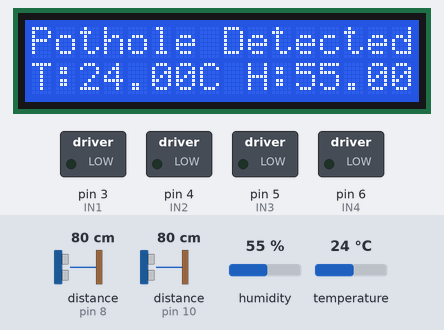
Bench run of a sketch on a simulated Arduino Uno, built with avr-gcc and run on an emulated ATmega328P. Shown: 16×2 character LCD, switched loads named in the sketch (green lamp = pin HIGH). Wiring (inferred from the names in the program): 2 × ultrasonic range finder: trigger pin 7, echo pin 8 / trigger pin 9, echo pin 10. The inputs (shaded band) are chosen by the test bench; at power-on: distance to the obstacle (sensors on pin 8, pin 10) 80 cm, temperature 24 °C, humidity 55 %. The echo pulse lasts 58.3 µs per cm; pins used as bus, display or sensor lines are not drawn; what the sketch prints to the serial monitor is not drawn.

Above: at 1.3 s.
1.4 s: distance to the obstacle (sensor on pin 8) set to 2 cm
At 3.4 s:
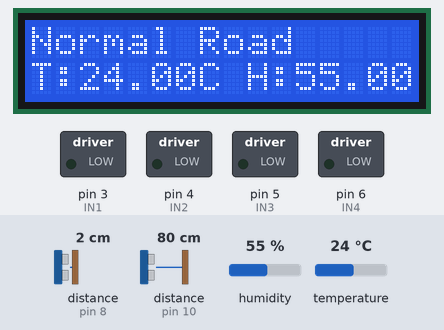
3.7 s: distance to the obstacle (sensor on pin 10) set to 12 cm
5.5 s: distance to the obstacle (sensor on pin 10) set to 9 cm
At 7.4 s:
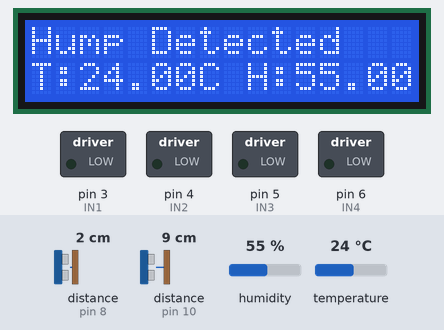
7.9 s: temperature set to 10.3 °C
At 9.1 s:
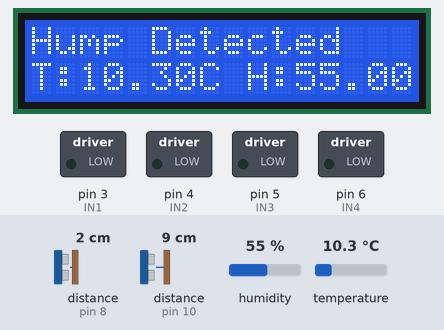
9.9 s: temperature set to 9.6 °C
At 10.8 s:
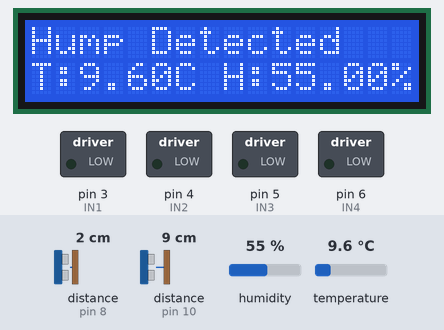
12.0 s: distance to the obstacle (sensor on pin 8) set to 35 cm
At 13.8 s:
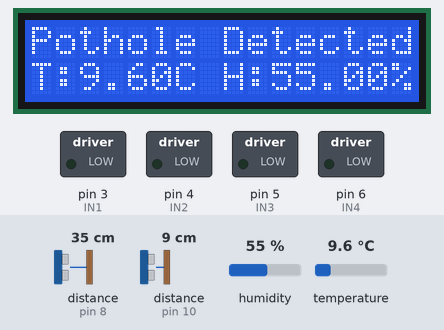
Timing chart, 0 to 15.1 s (numbered marks = the images above; inputs shaded):
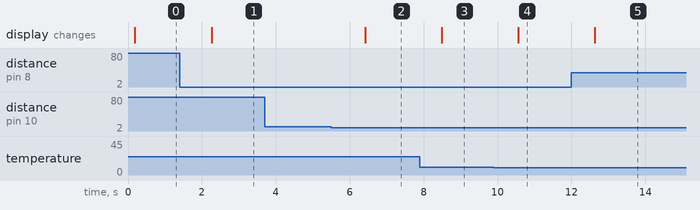

Measured:
- the behaviour switches between 11 and 10 cm on distance to the obstacle (sensor on pin 10) (found by bisection; images 1 and 2)
- the behaviour switches between 10 and 9.9 °C on temperature (found by bisection; images 3 and 4)
- after the input at 1.4 s, the display: changes after 0.86 s (image 1)
- after the input at 3.7 s, every drawn part: stays the same
- after the input at 5.5 s, the display: changes after 0.92 s (image 2)
- after the input at 7.9 s, the display: changes after 0.59 s (image 3)
- after the input at 9.9 s, the display: changes after 0.66 s (image 4)
- after the input at 12.0 s, the display: changes after 0.63 s (image 5)

The sketch:

potholes_and_humps_detection.ino
```cpp
#include <Wire.h>
#include <LiquidCrystal_I2C.h>
#include <DHT.h>

// Define Ultrasonic Sensor pins
#define TRIG1 7
#define ECHO1 8
#define TRIG2 9
#define ECHO2 10

// Define DHT22 pin
#define DHTPIN 2
#define DHTTYPE DHT22

// Set up the DHT sensor
DHT dht(DHTPIN, DHTTYPE);

// Set up the LCD screen (I2C address is usually 0x27 or 0x3F, depending on your LCD model)
LiquidCrystal_I2C lcd(0x27, 16, 2);

// Define motor control pins for L298N
#define IN1 3
#define IN2 4
#define IN3 5
#define IN4 6

// Variables for ultrasonic sensors
long duration1, distance1;
long duration2, distance2;

// Variables for DHT22
float temperature, humidity;

// Bluetooth command variable
String datain;

void setup() {
  // Initialize serial communication
  Serial.begin(9600);

  // Initialize ultrasonic sensor pins
  pinMode(TRIG1, OUTPUT);
  pinMode(ECHO1, INPUT);
  pinMode(TRIG2, OUTPUT);
  pinMode(ECHO2, INPUT);

  // Initialize DHT22 sensor
  dht.begin();

  // Initialize LCD
  lcd.begin(16, 2);
  lcd.init();
  lcd.backlight();

  // Set motor control pins as outputs
  pinMode(IN1, OUTPUT);
  pinMode(IN2, OUTPUT);
  pinMode(IN3, OUTPUT);
  pinMode(IN4, OUTPUT);
}

void loop() {
  // Read Bluetooth data for movement control
  if (Serial.available()) {
    while (Serial.available() > 0) {
      char c = Serial.read();  // Read the incoming Bluetooth data
      datain += c;
    }

    // Execute movement based on Bluetooth command
    if (datain == "R") { // Move Forward
      MoveForward();
    }
    else if (datain == "L") { // Move Backward
      MoveBackward();
    }
    else if (datain == "B") { // Turn Left
      turnLeft();
    }
    else if (datain == "F") { // Turn Right
      turnRight();
    }
    else if (datain == "S") { // Stop Motors
      stopMotors();
    }
    datain = ""; // Reset command string after execution
  }

  // Read ultrasonic sensors for potholes and humps
  distance1 = getPotholeDistance(); // Pothole detection
  distance2 = getHumpDistance(); // Hump detection

  // Read temperature and humidity from DHT22
  readDHT();

  // Check if the sensor readings are valid
  if (isnan(temperature) || isnan(humidity)) {
    Serial.println("Failed to read from DHT sensor!");
    return;
  }
https://www.onlinegdb.com/
  // Display Road Condition (Pothole, Hump, or Normal)
  lcd.setCursor(0, 0);
  if (distance1 > 20) {
    lcd.print("Pothole Detected ");
    Serial.println("Pothole Detected");
  }
  else if (distance2 < 10
  ) {
    lcd.print("Hump Detected ");
    Serial.println("Hump Detected");
  }
  else {
    lcd.print("Normal Road     ");
    Serial.println("Normal Road");
  }

  // Display Temperature and Humidity
  lcd.setCursor(0, 1);
  lcd.print("T:");
  lcd.print(temperature);
  lcd.print("C H:");
  lcd.print(humidity);
  lcd.print("%");

  delay(1000); // Delay for stability and to avoid flickering
}

// Function to get distance from pothole ultrasonic sensor
long getPotholeDistance() {
  // Send a 10us pulse to trigger the ultrasonic sensor
  digitalWrite(TRIG1, LOW);
  delayMicroseconds(2);
  digitalWrite(TRIG1, HIGH);
  delayMicroseconds(10);
  digitalWrite(TRIG1, LOW);

  // Read the duration of the pulse
  duration1 = pulseIn(ECHO1, HIGH);

  // Calculate the distance in cm
  long distance = (duration1 / 2) * 0.0344;
  return distance;
}

// Function to get distance from hump ultrasonic sensor
long getHumpDistance() {
  // Send a 10us pulse to trigger the ultrasonic sensor
  digitalWrite(TRIG2, LOW);
  delayMicroseconds(2);
  digitalWrite(TRIG2, HIGH);
  delayMicroseconds(10);
  digitalWrite(TRIG2, LOW);

  // Read the duration of the pulse
  duration2 = pulseIn(ECHO2, HIGH);

  // Calculate the distance in cm
  long distance = (duration2 / 2) * 0.0344;
  return distance;
}

// Function to read temperature and humidity from DHT22 sensor
void readDHT() {
  temperature = dht.readTemperature();  // Get temperature in Celsius
  humidity = dht.readHumidity();  // Get humidity percentage
}

// Function to move the car forward
void MoveForward() {
  digitalWrite(IN1, HIGH);
  digitalWrite(IN2, LOW);
  digitalWrite(IN3, HIGH);
  digitalWrite(IN4, LOW);
  Serial.println("Moving Forward");
}

// Function to move the car backward
void MoveBackward() {
  digitalWrite(IN1, LOW);
  digitalWrite(IN2, HIGH);
  digitalWrite(IN3, LOW);
  digitalWrite(IN4, HIGH);
  Serial.println("Moving Backward");
}

// Function to turn the car left
void turnLeft() {
  digitalWrite(IN1, LOW);
  digitalWrite(IN2, HIGH);
  digitalWrite(IN3, HIGH);
  digitalWrite(IN4, LOW);
  Serial.println("Turning Left");
}

// Function to turn the car right
void turnRight() {
  digitalWrite(IN1, HIGH);
  digitalWrite(IN2, LOW);
  digitalWrite(IN3, LOW);
  digitalWrite(IN4, HIGH);
  Serial.println("Turning Right");
}

// Function to stop the motors
void stopMotors() {
  digitalWrite(IN1, LOW);
  digitalWrite(IN2, LOW);
  digitalWrite(IN3, LOW);
  digitalWrite(IN4, LOW);
  Serial.println("Motors Stopped");
}
```
